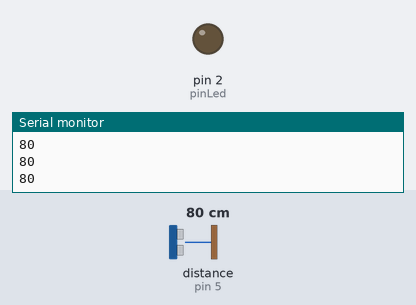
Simulated run of this sketch. Board: Arduino Uno, built with avr-gcc and run on an emulated ATmega328P. On the bench: output pins drawn as LEDs (lit = HIGH), the last lines printed to the serial monitor. Wiring (inferred from the names in the program): ultrasonic range finder: trigger pin 4; echo pin 5. Inputs (shaded band) come from the test bench; at power-on: distance to the obstacle (sensor on pin 5) 80 cm. The echo pulse lasts 58.3 µs per cm; pins used as bus, display or sensor lines are not drawn.

Above: at 1.2 s.
1.3 s: distance to the obstacle (sensor on pin 5) set to 44 cm
2.8 s: distance to the obstacle (sensor on pin 5) set to 35 cm
At 4.0 s:
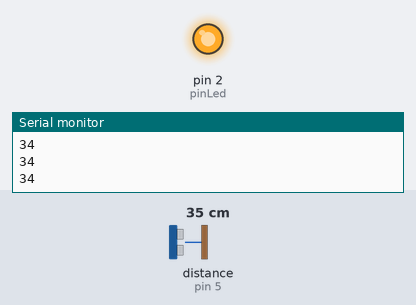
4.3 s: distance to the obstacle (sensor on pin 5) set to 60 cm
At 5.5 s:
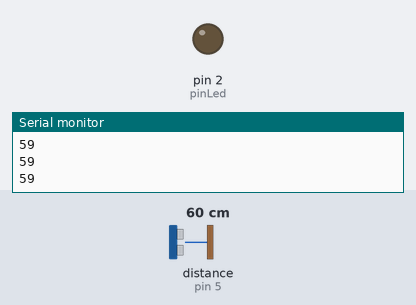
5.8 s: distance to the obstacle (sensor on pin 5) set to 2 cm
At 6.5 s:
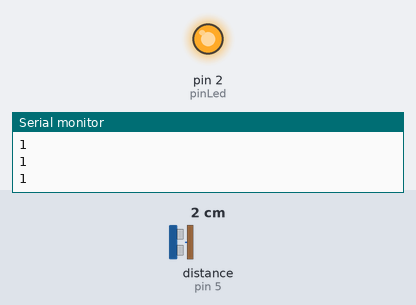
Timing chart, 0 to 8.3 s (numbered marks = the images above; inputs shaded):
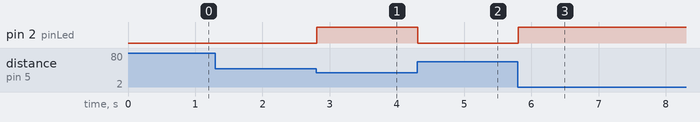

Measured:
- the behaviour switches between 41 and 40 cm on distance to the obstacle (sensor on pin 5) (found by bisection; images 0 and 1)
- after the input at 2.8 s, pin 2 (pinLed): LOW → HIGH at once
- after the input at 4.3 s, pin 2 (pinLed): HIGH → LOW at once
- after the input at 5.8 s, pin 2 (pinLed): LOW → HIGH at once

The sketch:

SensorDistanciaUltrasonico.ino
```cpp
// Definimos los pines como constantes
const int pinLed = 2;
const int pinEco = 5;
const int pinGatillo = 4;

long readUltrasonicDistance(int triggerPin, int echoPin) {
  // Configuramos el pin del emisor (Trig) como salida
  pinMode(triggerPin, OUTPUT);
  digitalWrite(triggerPin, LOW);  // Aseguramos que está apagado
  delayMicroseconds(2);
  digitalWrite(triggerPin, HIGH); // Enviamos un pulso de 10 microsegundos
  delayMicroseconds(10);
  digitalWrite(triggerPin, LOW);

  // Configuramos el pin del receptor (Echo) como entrada
  pinMode(echoPin, INPUT);

  // Medimos el tiempo de duración del pulso
  return pulseIn(echoPin, HIGH);
}

void manejarLed(int distancia, int umbral) {
  // Encendemos o apagamos el LED según la distancia medida
  if (distancia > 0 && distancia < umbral) {
    digitalWrite(pinLed, HIGH);
  } else {
    digitalWrite(pinLed, LOW);
  }
}

// Variables para control de tiempos
unsigned long tiempoAnterior = 0;
const int intervalo = 50; // Intervalo de actualización en milisegundos

void setup() {
  Serial.begin(115200);
  pinMode(pinLed, OUTPUT); // Configuramos el LED como salida
}

void loop() {
  unsigned long tiempoActual = millis();

  // Actualizamos la medición solo si ha pasado el intervalo
  if (tiempoActual - tiempoAnterior >= intervalo) {
    tiempoAnterior = tiempoActual;

    // Calculamos la distancia en centímetros
    int distancia = 0.01723 * readUltrasonicDistance(pinGatillo, pinEco);
    Serial.println(distancia); // Mostramos la distancia en el monitor serial

    // Llamamos a la función para manejar el LED
    manejarLed(distancia, 40); // Umbral de 40 cm
  }
}
```
